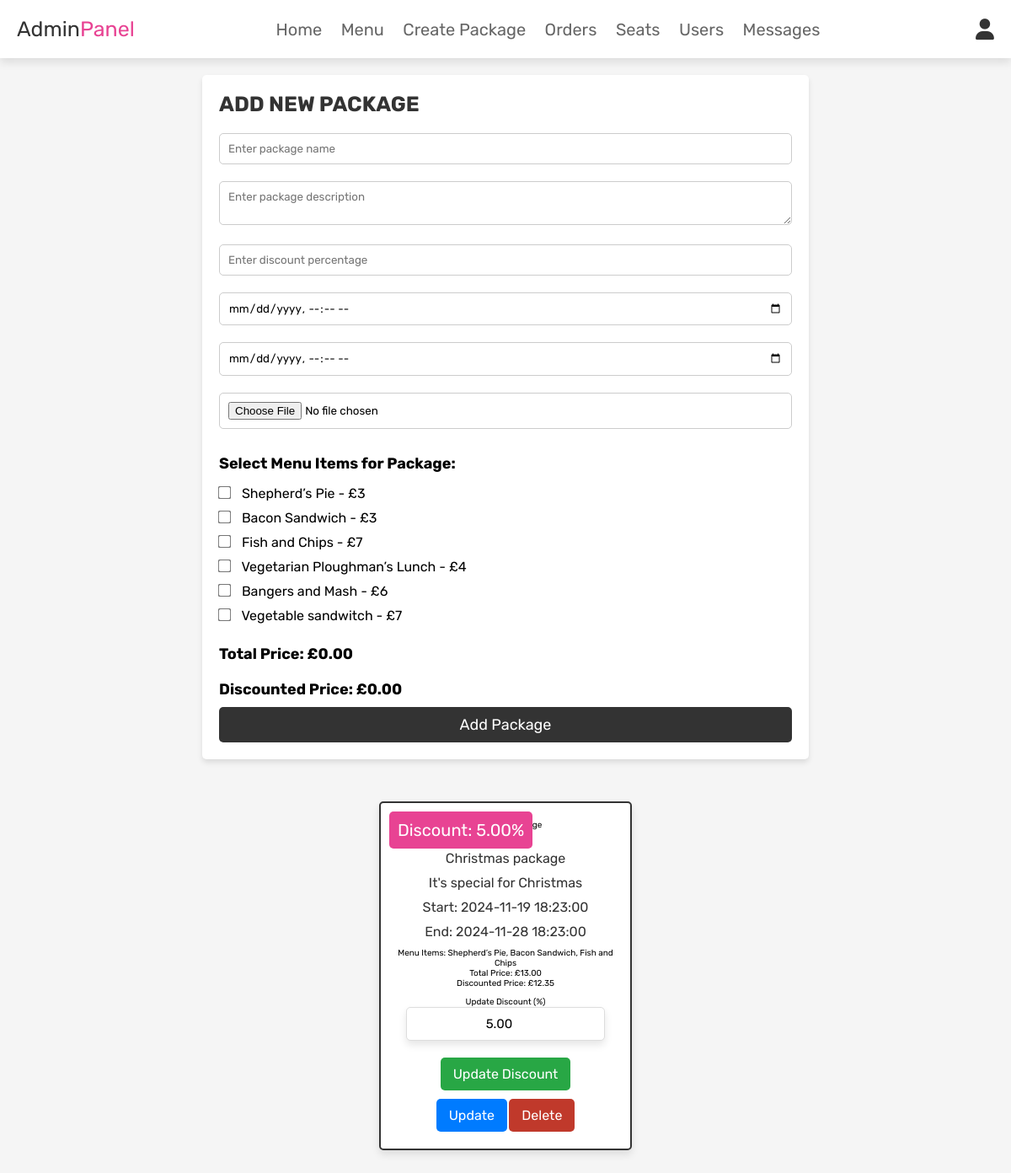
Page /admin_create_package.php (signed in) on the committed database.
### tables this page shows
CREATE TABLE `products` (
  `id` int(100) NOT NULL,
  `name` varchar(100) NOT NULL,
  `details` varchar(500) NOT NULL,
  `price` int(100) NOT NULL,
  `image` varchar(100) NOT NULL,
  `stock` int(11) NOT NULL DEFAULT 0
);

CREATE TABLE `packages` (
  `package_id` int(11) NOT NULL,
  `package_name` varchar(255) NOT NULL,
  `package_description` text DEFAULT NULL,
  `discount_percentage` decimal(5,2) DEFAULT 0.00,
  `discounted_price` decimal(10,2) DEFAULT NULL,
  `start_time` datetime DEFAULT NULL,
  `end_time` datetime DEFAULT NULL,
  `package_image` varchar(255) NOT NULL
);

### admin_create_package.php (the view, shortened to what this page needs)
<?php
@include 'config.php';
?>
<!DOCTYPE html>
<html lang="en">
<head>
   <link rel="stylesheet" href="https://cdnjs.cloudflare.com/ajax/libs/font-awesome/6.0.0/css/all.min.css">
   <link rel="stylesheet" href="css/admin_style.css">
</head>
<body>
<?php @include 'admin_header.php'; ?>
<section class="add-package">
    <form action="" method="POST" enctype="multipart/form-data">
        <h3>Add New Package</h3>
        <input type="text" name="package_name" placeholder="Enter package name" class="box" required>
        <textarea name="package_description" placeholder="Enter package description" class="box" required></textarea>
        <input type="number" name="discount_percentage" id="discount_percentage" min="0" max="100" step="0.01" placeholder="Enter discount percentage" class="box" required>
        <input type="datetime-local" name="start_time" class="box" required>
        <input type="datetime-local" name="end_time" class="box" required>
        <input type="file" name="package_image" accept="image/*" class="box" required>
        <h4>Select Menu Items for Package:</h4>
        <div class="checkbox-list">
            <?php
            $select_items = mysqli_query($conn, "SELECT * FROM `products`") or die('Query failed');
            while ($fetch_items = mysqli_fetch_assoc($select_items)) {
                echo '<label><input type="checkbox" name="menu_items[]" value="' . $fetch_items['id'] . '" data-price="' . $fetch_items['price'] . '" onclick="calculateTotalPrice()"> ' . $fetch_items['name'] . ' - &pound;' . $fetch_items['price'] . '</label><br>';
            }
            ?>
        </div>
        <h4>Total Price: &pound;<span id="total_price">0.00</span></h4>
        <h4>Discounted Price: &pound;<span id="discounted_price">0.00</span></h4>
        <input type="submit" name="add_package" value="Add Package" class="btn">
    </form>
</section>
<section class="show-packages">
   <div class="box-container">
      <?php
         $select_packages = mysqli_query($conn, "SELECT * FROM `packages`") or die('Query failed');
         if(mysqli_num_rows($select_packages) > 0){
            while($fetch_packages = mysqli_fetch_assoc($select_packages)){
                $package_id = $fetch_packages['package_id'];
                $select_menu_items = mysqli_query($conn, "SELECT p.name, p.price FROM `package_items` pi JOIN `products` p ON pi.product_id = p.id WHERE pi.package_id = '$package_id'") or die('Query failed');
                $menu_items = [];
                $total_price = 0;
                while ($menu_item = mysqli_fetch_assoc($select_menu_items)) {
                    $menu_items[] = $menu_item['name'];
                    $total_price += $menu_item['price'];
                }
                $discount_percentage = $fetch_packages['discount_percentage'];
                $discounted_price = $total_price - ($total_price * ($discount_percentage / 100));
      ?>
      <div class="box">
         <div class="name"><?php echo $fetch_packages['package_name']; ?></div>
         <div class="description"><?php echo $fetch_packages['package_description']; ?></div>
         <p class="discount">Discount: <?php echo $fetch_packages['discount_percentage']; ?>%</p>
         <p class="time">Start: <?php echo $fetch_packages['start_time']; ?></p>
         <p class="time">End: <?php echo $fetch_packages['end_time']; ?></p>
         <p class="menu-items">Menu Items: <?php echo implode(', ', $menu_items); ?></p>
         <p class="total-price">Total Price: &pound;<?php echo number_format($total_price, 2); ?></p>
         <p class="discounted-price">Discounted Price: &pound;<?php echo number_format($discounted_price, 2); ?></p>
         <div class="update-discount-form">
            <form action="" method="POST">
               <label for="new_discount">Update Discount (%)</label>
               <input type="number" id="new_discount" name="new_discount" min="0" max="100" step="0.01" value="<?php echo $fetch_packages['discount_percentage']; ?>" class="box" required>
               <input type="submit" name="update_discount" value="Update Discount" class="btn">
            </form>
         </div>
         <div class="action-buttons">
            <a href="admin_update_package.php?update=<?php echo $fetch_packages['package_id']; ?>" class="option-btn">Update</a>
            <a href="admin_create_package.php?delete=<?php echo $fetch_packages['package_id']; ?>" class="delete-btn" onclick="return confirm('Delete this package?');">Delete</a>
         </div>
      </div>
      <?php
         }
      } else {
         echo '<p class="empty">No packages added yet!</p>';
      }
      ?>
   </div>
</section>
</body>
</html>

### admin_style.css (style rules this page uses)
:root { --pink:#e84393; --red:#c0392b; --orange:#f39c12; --black:#333; --white:#fff; --light-color:#666; --light-white:#ccc; --light-bg:#f5f5f5; --border:.2rem solid var(--black); --box-shadow:0 .5rem 1rem rgba(0,0,0,.1); }
* { font-family: 'Rubik', sans-serif; margin:0; padding:0; box-sizing: border-box; outline: none; border:none; text-decoration: none; transition:all .2s linear; }
html { font-size: 62.5%; overflow-x: hidden; scroll-behavior: smooth; scroll-padding-top: 6.5rem; }
body { background: var(--light-bg); }
section { padding:3rem 2rem; }
.btn, .delete-btn, .option-btn { display: inline-block; border-radius: .5rem; margin-top: 1rem; font-size: 1.8rem; color:var(--white); cursor: pointer; padding:1rem 3rem; text-transform: capitalize; }
.btn { background-color: var(--pink); }
.delete-btn { background-color: var(--red); }
.option-btn { background-color: var(--orange); }
.add-package { width: 60%; margin: 20px auto; background: white; padding: 20px; border-radius: 5px; box-shadow: 0px 4px 6px rgba(0, 0, 0, 0.1); }
.add-package h3 { font-size: 2.5rem; text-transform: uppercase; color:var(--black); margin-bottom: 1rem; }
.add-package .box { width: 100%; padding: 10px; margin: 10px 0; border: 1px solid #ccc; border-radius: 5px; }
.add-package .btn { display: block; width: 100%; padding: 10px; background: #333; color: white; border: none; border-radius: 5px; cursor: pointer; margin-top: 10px; }
.add-package h4 { font-size: 18px; margin-top: 20px; }
.add-package input[type="checkbox"] { margin-right: 10px; transform: scale(1.2); }
.add-package .checkbox-list { margin-top: 10px; }
.add-package .checkbox-list label { font-size: 16px; margin-right: 15px; display: inline-block; padding: 5px 0; }
.show-packages .box-container { display: grid; grid-template-columns: repeat(auto-fit, 30rem); gap: 1.5rem; align-items: flex-start; max-width: 1200px; margin: 0 auto; justify-content: center; }
.show-packages .box-container .box { text-align: center; padding: 2rem; border: var(--border, 1px solid #ddd); background-color: var(--white, #ffffff); box-shadow: var(--box-shadow, 0 4px 6px rgba(0, 0, 0, 0.1)); border-radius: 0.5rem; position: relative; overflow: hidden; }
.show-packages .box-container .box .discount { background-color: var(--pink, #f54291); position: absolute; top: 1rem; left: 1rem; border-radius: 0.5rem; color: var(--white, #ffffff); padding: 1rem; font-size: 2rem; }
.show-packages .box-container .box .name, .show-packages .box-container .box .description, .show-packages .box-container .box .time { margin: 1rem 0; font-size: 1.6rem; color: var(--black, #333); }
.show-packages .box-container .box form { margin-top: 1rem; }
.show-packages .box-container .box form .box { width: calc(100% - 20px); padding: 1rem; font-size: 1.5rem; margin-bottom: 1rem; border: 1px solid #ddd; border-radius: 0.5rem; }
.show-packages .box-container .box form .btn { background-color: var(--green, #28a745); color: var(--white, #ffffff); padding: 1rem 1.5rem; border: none; border-radius: 0.5rem; font-size: 1.6rem; cursor: pointer; transition: background-color 0.3s; }
.show-packages .box-container .box .option-btn, .show-packages .box-container .box .delete-btn { display: inline-block; text-decoration: none; padding: 1rem 1.5rem; margin-top: 1rem; font-size: 1.6rem; border-radius: 0.5rem; cursor: pointer; transition: background-color 0.3s; }
.show-packages .box-container .box .option-btn { background-color: var(--blue, #007bff); color: var(--white, #ffffff); }
.show-packages .box-container .box .delete-btn { background-color: var(--red, #dc3545); color: var(--white, #ffffff); }

### rows in the picture
products: name "Shepherd’s Pie", price "3"
products: name "Bacon Sandwich", price "3"
products: name "Fish and Chips", price "7"
products: name "Vegetarian Ploughman’s Lunch", price "4"
products: name "Bangers and Mash", price "6"
products: name "Vegetable sandwitch", price "7"
packages: package_name "Christmas package", package_description "It's special for Christmas", discount_percentage "5.00", start_time "2024-11-19 18:23:00", end_time "2024-11-28 18:23:00", menu_items "Shepherd’s Pie, Bacon Sandwich, Fish and Chips", total_price "13.00", discount_percentage "12.35", new_discount "5.00"
